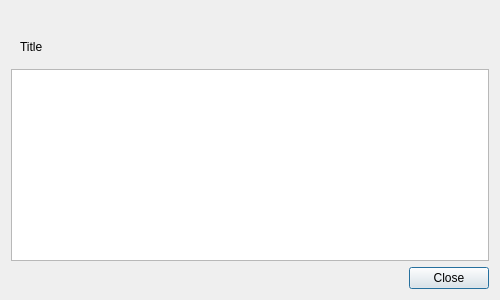
<?xml version="1.0" encoding="UTF-8"?>
<ui version="4.0">
 <class>About</class>
 <widget class="QDialog" name="About">
  <property name="windowModality">
   <enum>Qt::ApplicationModal</enum>
  </property>
  <property name="geometry">
   <rect>
    <x>0</x>
    <y>0</y>
    <width>500</width>
    <height>300</height>
   </rect>
  </property>
  <property name="sizePolicy">
   <sizepolicy hsizetype="Fixed" vsizetype="Fixed">
    <horstretch>0</horstretch>
    <verstretch>0</verstretch>
   </sizepolicy>
  </property>
  <property name="minimumSize">
   <size>
    <width>500</width>
    <height>300</height>
   </size>
  </property>
  <property name="maximumSize">
   <size>
    <width>500</width>
    <height>300</height>
   </size>
  </property>
  <property name="contextMenuPolicy">
   <enum>Qt::NoContextMenu</enum>
  </property>
  <property name="windowTitle">
   <string>Dialog</string>
  </property>
  <property name="whatsThis">
   <string>Information on SeismoView</string>
  </property>
  <property name="sizeGripEnabled">
   <bool>false</bool>
  </property>
  <property name="modal">
   <bool>true</bool>
  </property>
  <layout class="QVBoxLayout" name="verticalLayout_3">
   <item>
    <layout class="QVBoxLayout" name="verticalLayout_2">
     <item>
      <widget class="QWidget" name="title_widget" native="true">
       <layout class="QVBoxLayout" name="verticalLayout">
        <item>
         <spacer name="verticalSpacer">
          <property name="orientation">
           <enum>Qt::Vertical</enum>
          </property>
          <property name="sizeHint" stdset="0">
           <size>
            <width>20</width>
            <height>8</height>
           </size>
          </property>
         </spacer>
        </item>
        <item>
         <widget class="QLabel" name="title">
          <property name="text">
           <string>Title</string>
          </property>
          <property name="textInteractionFlags">
           <set>Qt::NoTextInteraction</set>
          </property>
         </widget>
        </item>
       </layout>
      </widget>
     </item>
     <item>
      <widget class="QTextBrowser" name="content"/>
     </item>
    </layout>
   </item>
   <item>
    <widget class="QDialogButtonBox" name="buttonBox">
     <property name="orientation">
      <enum>Qt::Horizontal</enum>
     </property>
     <property name="standardButtons">
      <set>QDialogButtonBox::Close</set>
     </property>
    </widget>
   </item>
  </layout>
 </widget>
 <resources/>
 <connections>
  <connection>
   <sender>buttonBox</sender>
   <signal>accepted()</signal>
   <receiver>About</receiver>
   <slot>accept()</slot>
   <hints>
    <hint type="sourcelabel">
     <x>248</x>
     <y>254</y>
    </hint>
    <hint type="destinationlabel">
     <x>157</x>
     <y>274</y>
    </hint>
   </hints>
  </connection>
  <connection>
   <sender>buttonBox</sender>
   <signal>rejected()</signal>
   <receiver>About</receiver>
   <slot>reject()</slot>
   <hints>
    <hint type="sourcelabel">
     <x>316</x>
     <y>260</y>
    </hint>
    <hint type="destinationlabel">
     <x>286</x>
     <y>274</y>
    </hint>
   </hints>
  </connection>
 </connections>
</ui>
